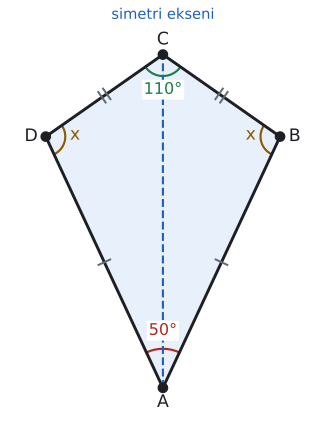

The Python source for this figure:
import sys; sys.path.insert(0, "tools")
from cizim import *

P = lambda x, y: np.array([float(x), float(y)])
uz = lambda U, V: round(float(np.linalg.norm(U - V)), 4)
def acisi(K, U, V):
    u, v = U - K, V - K
    return round(float(np.degrees(np.arccos(np.dot(u, v) / np.linalg.norm(u) / np.linalg.norm(v)))), 3)
def birim(U, V):
    t = (V - U) / np.linalg.norm(V - U); return t, np.array([-t[1], t[0]])
def cetik(U, V, n=1, renk=SOLUK, f=0.5):
    M = U + f * (V - U); t, m = birim(U, V)
    for i in range(n):
        c = M + (i - (n - 1) / 2) * 0.2 * S * t
        ax.plot(*zip(c - 0.22 * S * m, c + 0.22 * S * m), color=renk, lw=1.5)
def olcu(U, V, metin, d=0.5, renk=YAZI, fs=13, f=0.5, kutu=False):
    """[UV] üzerinde f oranındaki noktaya, U->V yönünün soluna d*S uzağa yazı (d < 0: sağına)."""
    M = U + f * (V - U); _, m = birim(U, V)
    ax.text(*(M + d * S * m), metin, ha="center", va="center", color=renk, fontsize=fs, zorder=7,
            bbox=dict(facecolor="white", edgecolor="none", pad=1.5) if kutu else None)
def dik_isareti(K, U, V, r=0.4):
    a_ = (U - K) / np.linalg.norm(U - K) * r * S; b_ = (V - K) / np.linalg.norm(V - K) * r * S
    ax.plot(*zip(K + a_, K + a_ + b_, K + b_), color=SOLUK, lw=1.3)
def harf(Q, metin, dx, dy, renk=YAZI, fs=13, kutu=False):
    ax.text(Q[0] + dx * S, Q[1] + dy * S, metin, ha="center", va="center", color=renk, fontsize=fs, zorder=7,
            bbox=dict(facecolor="white", edgecolor="none", pad=1.5) if kutu else None)
def cizgi(U, V, renk=YAZI, lw=2.2, ls="-"):
    ax.plot(*zip(U, V), color=renk, lw=lw, ls=ls)
def basla(xmin, xmax, ymin, ymax, en=5.0):
    global fig, ax
    fig, ax = sekil(en, en * (ymax - ymin) / (xmax - xmin))
    ax.set_aspect("equal"); ax.axis("off"); ax.set_xlim(xmin, xmax); ax.set_ylim(ymin, ymax)
def cokgen(noktalar, dolgu=None, kenar=YAZI, lw=2.2):
    if dolgu: ax.add_patch(patches.Polygon(noktalar, closed=True, facecolor=dolgu, edgecolor="none"))
    ax.plot(*zip(*(list(noktalar) + [noktalar[0]])), color=kenar, lw=lw)
    for Q in noktalar: nokta(ax, *Q, "")
def cerceve(noktalar, kenar=1.0):
    xs = [q[0] for q in noktalar]; ys = [q[1] for q in noktalar]
    return min(xs) - kenar * S, max(xs) + kenar * S, min(ys) - kenar * S, max(ys) + kenar * S
def deltoid(ak, ck, kb):
    """K orijinde; A altta, C üstte, D solda, B sağda. |AB| = |AD|, |CB| = |CD|."""
    return P(0, -ak), P(kb, 0), P(0, ck), P(-kb, 0), P(0, 0)
def koseler(A, B, C, D, r=0.5):
    harf(A, "A", 0, -r); harf(B, "B", r, 0); harf(C, "C", 0, r); harf(D, "D", -r, 0)
def alan_hesap(*Q):
    return round(abs(sum(Q[i][0] * Q[(i + 1) % len(Q)][1] - Q[(i + 1) % len(Q)][0] * Q[i][1] for i in range(len(Q)))) / 2, 4)

# Bölüm 1: m(DAB) = 50°, m(DCB) = 110°; |AB| = |AD|, |CB| = |CD|. Simetri ekseni [AC]; m(ABC) = m(ADC) = 100°.
kb = 3.0
A, B, C, D, K = deltoid(kb / np.tan(np.radians(25)), kb / np.tan(np.radians(55)), kb)
S = 0.75
print("A", acisi(A, B, D), "C", acisi(C, B, D), "B", acisi(B, A, C), "D", acisi(D, A, C), "AB", uz(A, B), "AD", uz(A, D), "CB", uz(C, B), "CD", uz(C, D))
basla(*cerceve([A, B, C, D], 1.3), en=4.2)
cokgen([A, B, C, D], MAVI_ACIK); koseler(A, B, C, D)
cizgi(A, C, MAVI, 1.6, "--"); harf(C, "simetri ekseni", 0, 1.35, MAVI, 11)
cetik(A, B, 1); cetik(A, D, 1); cetik(C, B, 2); cetik(C, D, 2)
aci(ax, A, B, D, r=1.0, renk=KIRMIZI); harf(A, "50°", 0, 1.95, KIRMIZI, 12, kutu=True)
aci(ax, C, B, D, r=0.55, renk=YESIL); harf(C, "110°", 0, -1.2, YESIL, 12, kutu=True)
aci(ax, B, A, C, r=0.5, renk=SARI); harf(B, "x", -1.0, 0.05, SARI, 13)
aci(ax, D, C, A, r=0.5, renk=SARI); harf(D, "x", 1.0, 0.05, SARI, 13)
kaydet(fig, __file__)
